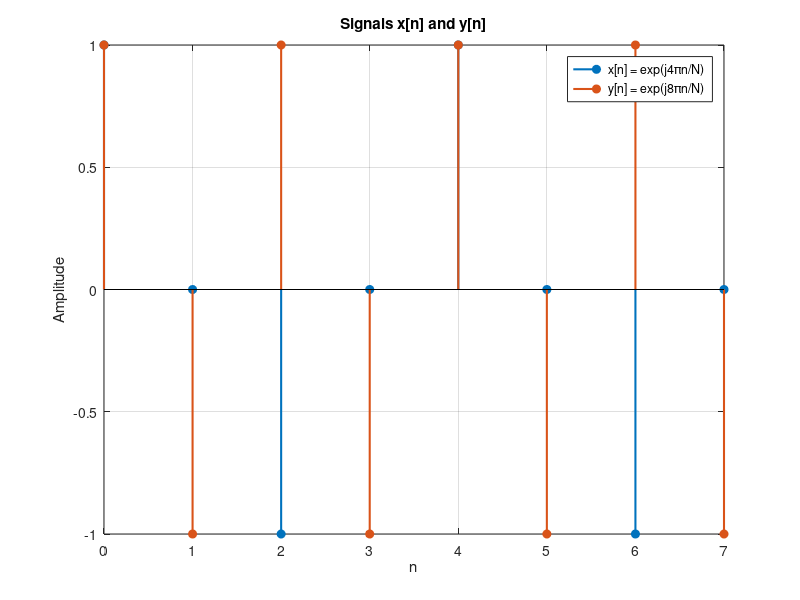

This chart was generated by the following MATLAB code:
clc;
close all;
clear;
format compact;

N = 8;
n = 0:N-1;

x = exp(1i * 4 * pi * n / N); 
y = exp(1i * 8 * pi * n / N); 

energy_x = sum(abs(x).^2); 
energy_y = sum(abs(y).^2); 

avg_power_x = energy_x / N; 
avg_power_y = energy_y / N; 

orthogonality = sum(x .* conj(y)); 

figure;
stem(n, real(x), 'filled', 'LineWidth', 1.5);
hold on;
stem(n, real(y), 'filled', 'LineWidth', 1.5);
title('Signals x[n] and y[n]');
xlabel('n');
ylabel('Amplitude');
legend('x[n] = exp(j4πn/N)', 'y[n] = exp(j8πn/N)');
grid on;

fprintf('Energy of x[n]: %.2f\n', energy_x);
fprintf('Average Power of x[n]: %.2f\n', avg_power_x);
fprintf('Energy of y[n]: %.2f\n', energy_y);
fprintf('Average Power of y[n]: %.2f\n', avg_power_y);
fprintf('Orthogonality Check (should be 0): %.4f\n', orthogonality);